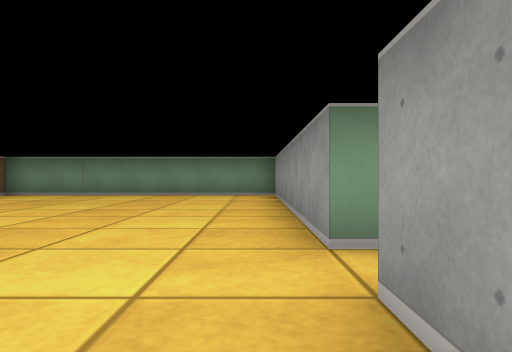
view 1 (above)

22 first-person views from a walk through a cub3D maze. The camera is about half as high as the walls, looks level and sees 70° across. The floor is counted in squares. Each view is taken from the middle of a square. On the plan, view 1 faces up. The plan holds only what a view shows up to about 9 squares ahead; the rest is blank.

view 2
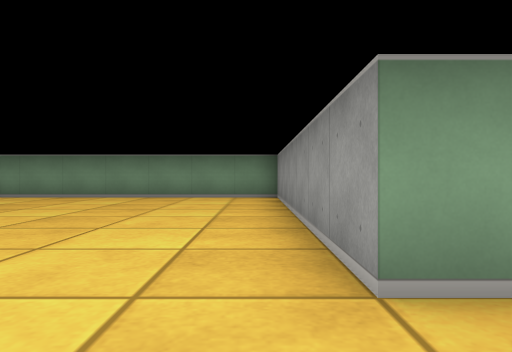

view 3
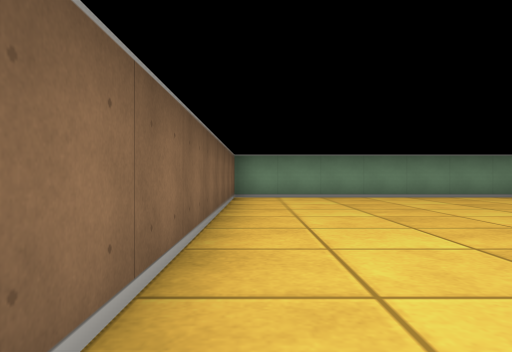

view 4
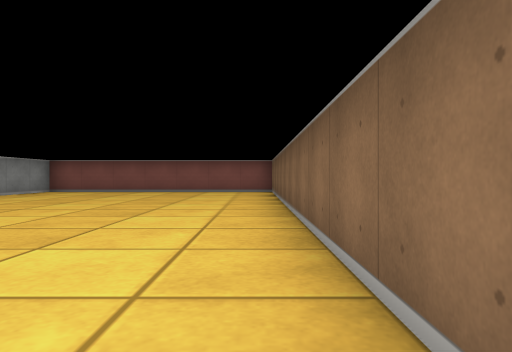

view 5
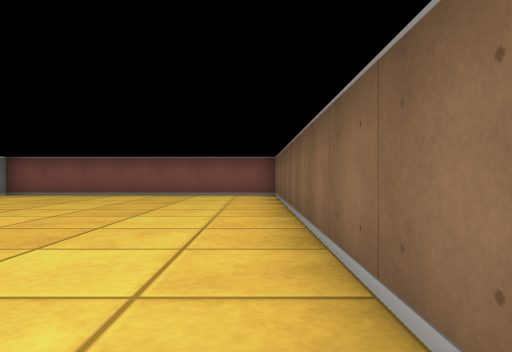

view 6
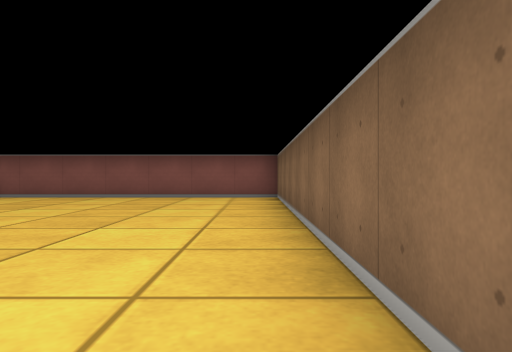

view 7
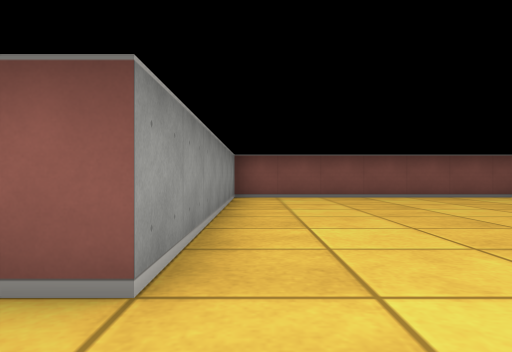

view 8
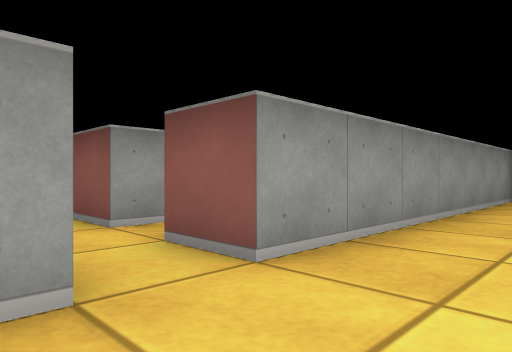

view 9
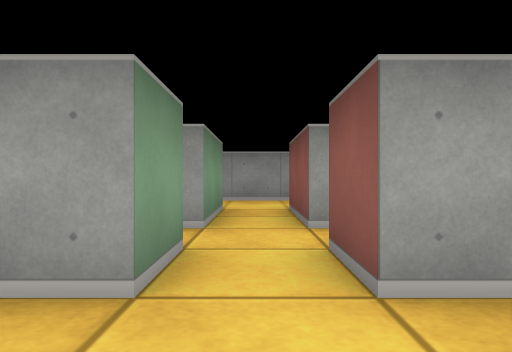

view 10
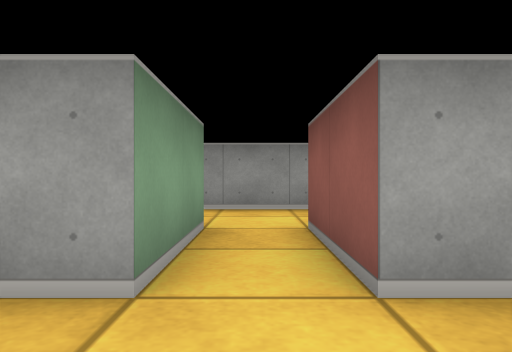

view 11
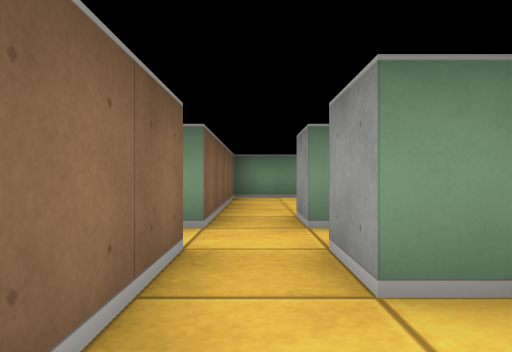

view 12
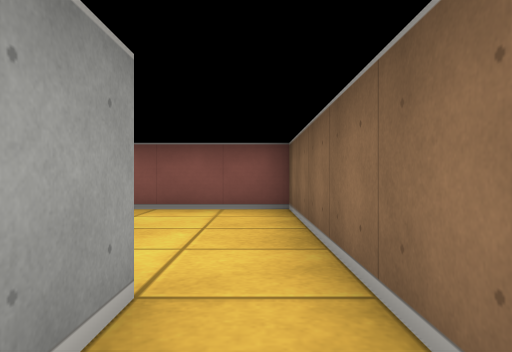

view 13
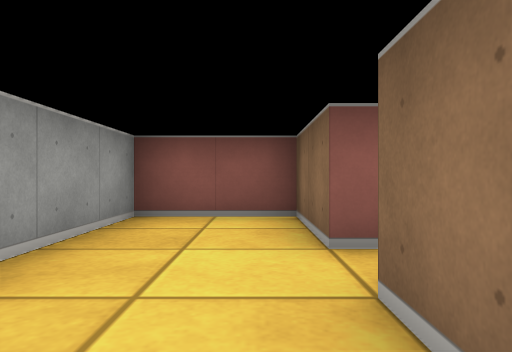

view 14
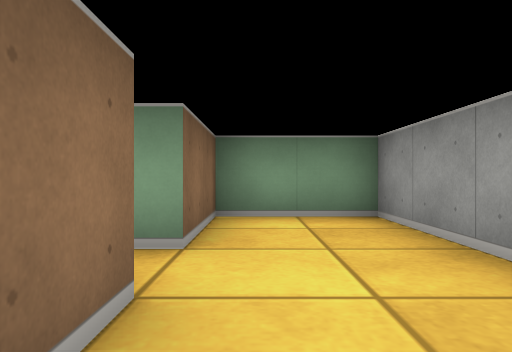

view 15
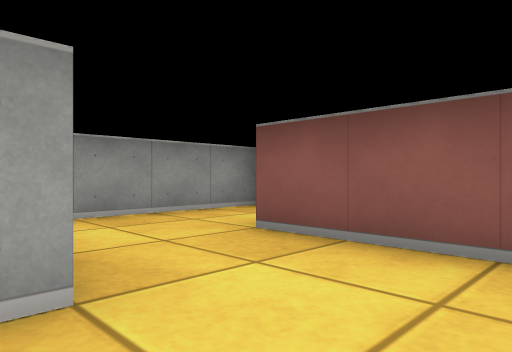

view 16
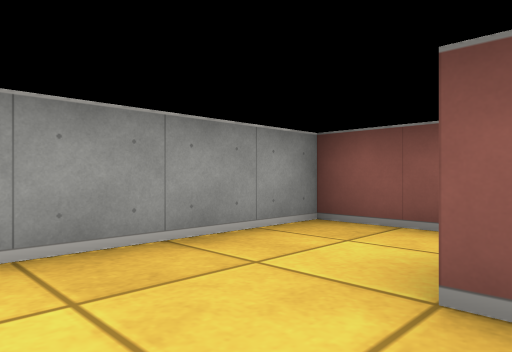

view 17
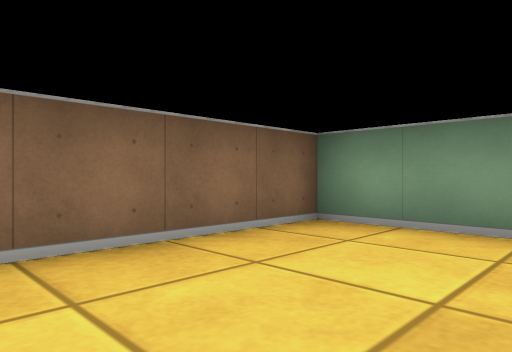

view 18
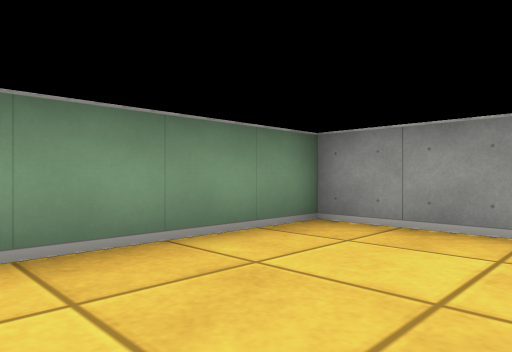

view 19
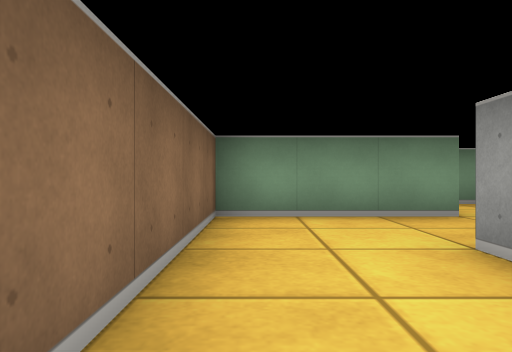

view 20
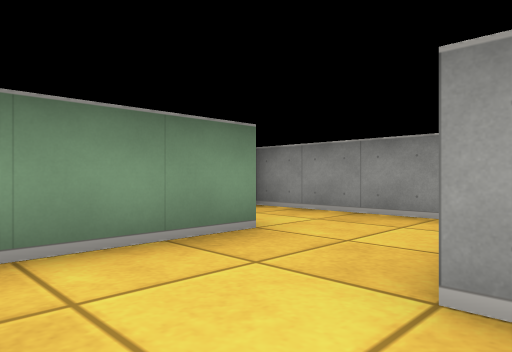

view 21
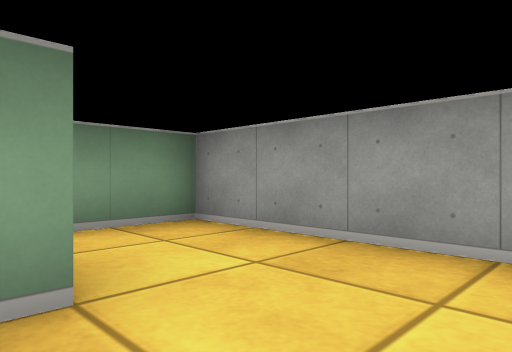

view 22
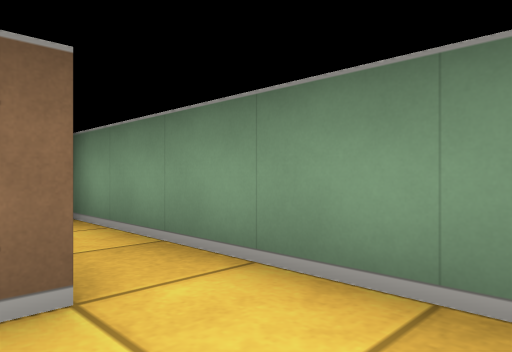

### Floor plan
Ten units are one square. View 1 is at (0, 0); x grows to the right and y downward. Boxes are objects, and circles mark ways between rooms. Rooms are numbered by the first view taken in them; rooms with no view inside come last. Other rooms are left out.
<svg viewBox="-70 -100 140 160">
<path fill="none" stroke="#000" d="M5 -25 5 -95 -65 -95 -65 52M-65 55 5 55 5 -15M25 -25 25 -35M5 -15 15 -15 15 -5M25 -5 25 -15M34 -75 15 -75 15 -25 5 -25M15 -5 15 35 35 35M31 -5 25 -5M25 -15 45 -15 45 5 65 5 65 -45 45 -45 45 -25 25 -25M35 35 45 35M65 36 65 24M46 -75 34 -75M65 -64 65 -76M65 -76 65 -95 15 -95"/>
<circle cx="10" cy="-20" r="3" fill="#2a7"/>
<circle cx="20" cy="-10" r="3" fill="#2a7"/>
<circle cx="35" cy="-20" r="3" fill="#2a7"/>
<circle cx="40" cy="-65" r="3" fill="#2a7"/>
<circle cx="40" cy="25" r="3" fill="#2a7"/>
<circle cx="55" cy="-80" r="3" fill="#2a7"/>
<text x="-30" y="-20">1</text>
<text x="20" y="-40">2</text>
<text x="20" y="10">3</text>
<text x="50" y="-20">4</text>
<text x="50" y="20">5</text>
<text x="50" y="-70">6</text>
<text x="40" y="-90">7</text>
</svg>
Room 1 opens to room 2. Room 2 opens to room 3. Room 2 opens to room 4. Room 2 opens to room 6. Room 3 opens to room 5. Room 6 opens to room 7.

Where each view was taken, in squares from view 1:
view 1: 0 up, 0 right, facing up
view 2: 1 up, 0 right, facing up
view 3: 1 up, 6 left, facing up
view 4: 6 up, 6 left, facing down
view 5: 4 up, 6 left, facing down
view 6: 3 up, 6 left, facing down
view 7: 3 up, 0 right, facing down
view 8: 3 up, 1 left, facing down-right
view 9: 2 up, 1 left, facing right
view 10: 2 up, 1 right, facing right
view 11: 1 down, 2 right, facing up
view 12: 2 up, 2 right, facing down
view 13: 4 up, 5 right, facing down
view 14: 0 up, 5 right, facing up
view 15: 1 down, 2 right, facing down-right
view 16: 2 down, 4 right, facing down-right
view 17: 6 up, 4 left, facing up-left
view 18: 7 up, 3 left, facing up-right
view 19: 3 up, 2 right, facing up
view 20: 5 up, 2 right, facing up-right
view 21: 6 up, 4 right, facing up-right
view 22: 8 up, 6 right, facing up-left
